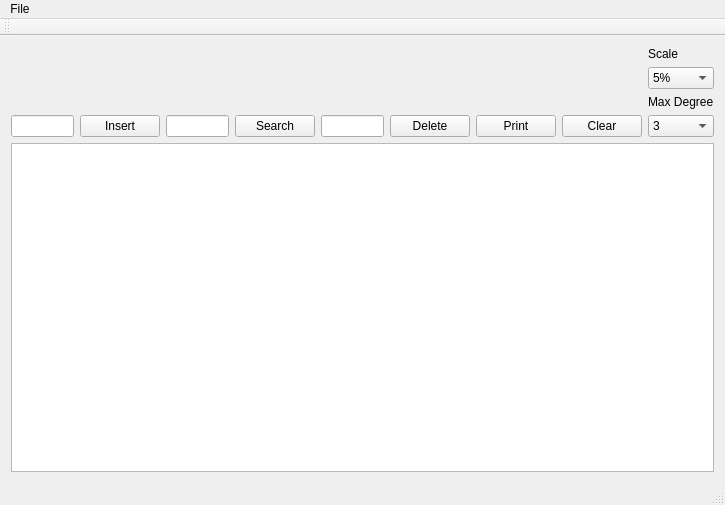
<?xml version="1.0" encoding="UTF-8"?>
<ui version="4.0">
 <class>maintree</class>
 <widget class="QMainWindow" name="maintree">
  <property name="geometry">
   <rect>
    <x>0</x>
    <y>0</y>
    <width>725</width>
    <height>505</height>
   </rect>
  </property>
  <property name="windowTitle">
   <string>maintree</string>
  </property>
  <widget class="QWidget" name="centralWidget">
   <layout class="QGridLayout" name="gridLayout">
    <item row="3" column="3">
     <widget class="QPushButton" name="SearchButton">
      <property name="text">
       <string>Search</string>
      </property>
     </widget>
    </item>
    <item row="1" column="8">
     <widget class="QComboBox" name="ScaleBox">
      <item>
       <property name="text">
        <string>5%</string>
       </property>
      </item>
      <item>
       <property name="text">
        <string>12%</string>
       </property>
      </item>
      <item>
       <property name="text">
        <string>25%</string>
       </property>
      </item>
      <item>
       <property name="text">
        <string>50%</string>
       </property>
      </item>
      <item>
       <property name="text">
        <string>75%</string>
       </property>
      </item>
      <item>
       <property name="text">
        <string>100%</string>
       </property>
      </item>
      <item>
       <property name="text">
        <string>125%</string>
       </property>
      </item>
      <item>
       <property name="text">
        <string>150%</string>
       </property>
      </item>
     </widget>
    </item>
    <item row="4" column="0" colspan="9">
     <widget class="QGraphicsView" name="graphicsView"/>
    </item>
    <item row="3" column="2">
     <widget class="QLineEdit" name="SearchValue"/>
    </item>
    <item row="3" column="4">
     <widget class="QLineEdit" name="DeleteValue"/>
    </item>
    <item row="3" column="5">
     <widget class="QPushButton" name="DeleteButton">
      <property name="text">
       <string>Delete</string>
      </property>
     </widget>
    </item>
    <item row="3" column="6">
     <widget class="QPushButton" name="printBtn">
      <property name="text">
       <string>Print</string>
      </property>
     </widget>
    </item>
    <item row="3" column="7">
     <widget class="QPushButton" name="ClearBtn">
      <property name="text">
       <string>Clear</string>
      </property>
     </widget>
    </item>
    <item row="3" column="8">
     <widget class="QComboBox" name="comboBox">
      <item>
       <property name="text">
        <string>3</string>
       </property>
      </item>
      <item>
       <property name="text">
        <string>5</string>
       </property>
      </item>
      <item>
       <property name="text">
        <string>7</string>
       </property>
      </item>
      <item>
       <property name="text">
        <string>9</string>
       </property>
      </item>
     </widget>
    </item>
    <item row="0" column="8">
     <widget class="QLabel" name="label_2">
      <property name="text">
       <string>Scale</string>
      </property>
     </widget>
    </item>
    <item row="3" column="1">
     <widget class="QPushButton" name="AddButton">
      <property name="text">
       <string>Insert</string>
      </property>
     </widget>
    </item>
    <item row="3" column="0">
     <widget class="QLineEdit" name="Value"/>
    </item>
    <item row="2" column="8">
     <widget class="QLabel" name="label">
      <property name="text">
       <string>Max Degree</string>
      </property>
     </widget>
    </item>
   </layout>
  </widget>
  <widget class="QMenuBar" name="menuBar">
   <property name="geometry">
    <rect>
     <x>0</x>
     <y>0</y>
     <width>725</width>
     <height>20</height>
    </rect>
   </property>
   <widget class="QMenu" name="menuFile">
    <property name="title">
     <string>File</string>
    </property>
    <addaction name="actionExample"/>
    <addaction name="actionSave_as"/>
   </widget>
   <addaction name="menuFile"/>
  </widget>
  <widget class="QToolBar" name="mainToolBar">
   <attribute name="toolBarArea">
    <enum>TopToolBarArea</enum>
   </attribute>
   <attribute name="toolBarBreak">
    <bool>false</bool>
   </attribute>
  </widget>
  <widget class="QStatusBar" name="statusBar"/>
  <action name="actionExample">
   <property name="text">
    <string>Random Examples</string>
   </property>
  </action>
  <action name="actionSave_as">
   <property name="text">
    <string>Export Image</string>
   </property>
  </action>
 </widget>
 <layoutdefault spacing="6" margin="11"/>
 <resources/>
 <connections/>
</ui>
